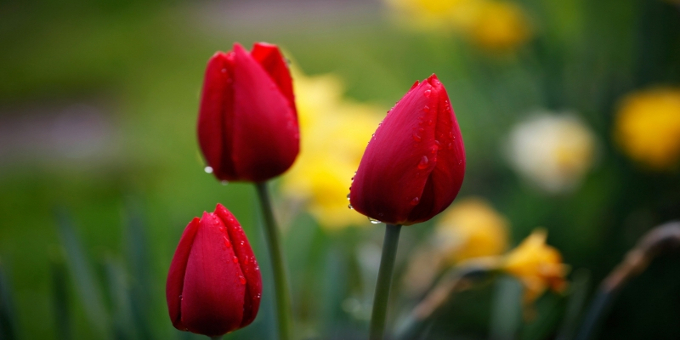
%> input picture images/flower1.jpg, 680 x 340 px
$ octave edge_demo_1.m   (GNU Octave 9; MATLAB toolbox functions it lacks are replaced by stand-ins)
%> lines starting %> are read from the running program, lines starting %| are printed output that depends on the picture
% Edge Demo

pkg load image;

% Read image
img = imread('../images/flower1.jpg');
%> img is the input picture: size 340x680x3 uint8; mean R, G, B 90.5, 81.4, 38.9
%figure, imshow(img), title('Original Image');

% Convert to grayscale
img_gray = rgb2gray(img);
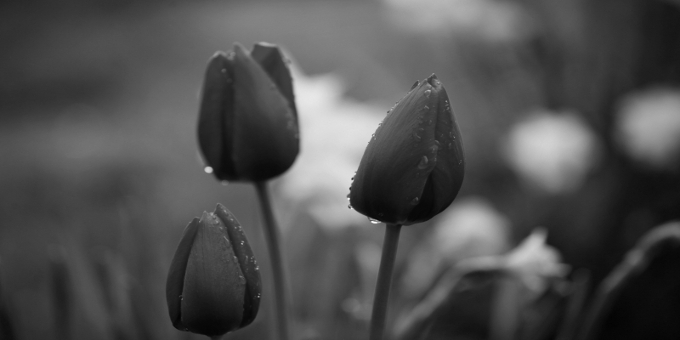
%> img_gray: size 340x680 uint8; min 2, max 254, mean 79.3
%figure, imshow(img_gray), title('Image in grayscale')

% Create a gaussian filter
h = fspecial('gaussian',[11,11], 4);

% Show filter
%figure, surf(h);

% Apply filter
img_fltr = imfilter(img_gray, h);
%figure, imshow(img_fltr), title('Image Filtered')

% Method 1:

% Shift Image Right one pixel
img_r = img_fltr;
img_r(:,[2:(end)]) = img_r(:, [1:(end-1)]);

% Shift Image Left one pixel
img_l =img_fltr;
img_l(:,[1:(end-1)]) = img_l(:, [2:end]);

% Difference between right and left shifted images
img_diff = double(img_r)-double(img_l);
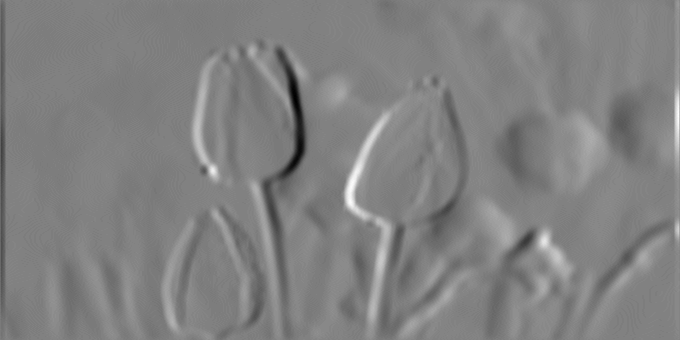
%> img_diff: size 340x680 double; min -37, max 36, mean 0; drawn with min black and max white
%figure, imshow(img_diff), title('Image difference')

$ run again, with images/flower2.jpg copied over images/flower1.jpg
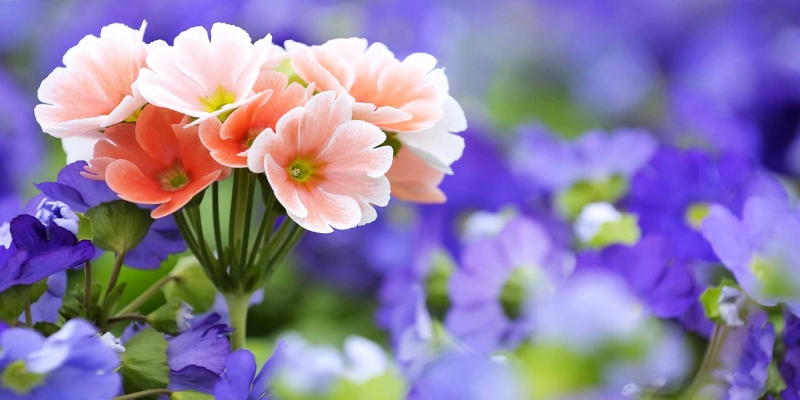
%> input picture images/flower2.jpg, 800 x 400 px
%> img is the input picture: size 400x800x3 uint8; mean R, G, B 141.2, 127.7, 167.1
%> `img_fltr = imfilter(img_gray, h);`:
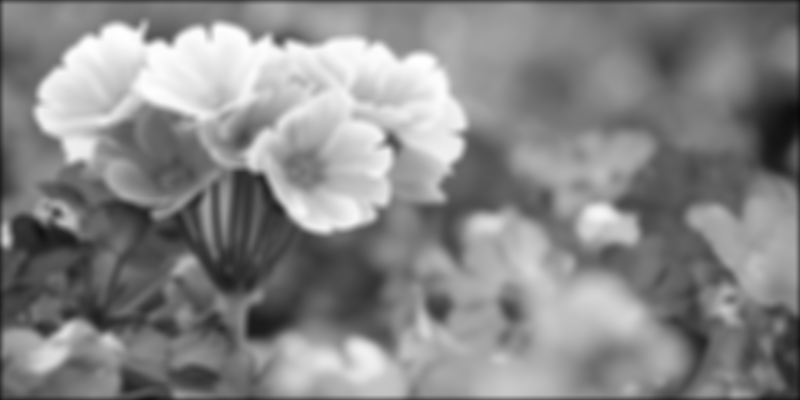
%> img_fltr: size 400x800 uint8; min 9, max 254, mean 135.1
%> `img_diff = double(img_r)-double(img_l);`:
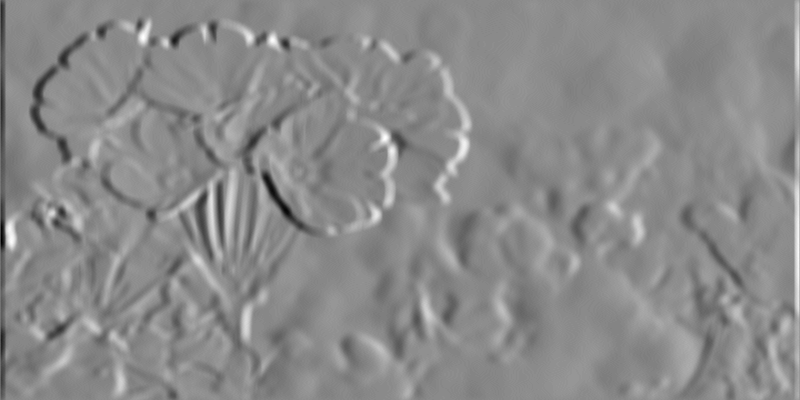
%> img_diff: size 400x800 double; min -46, max 39, mean 0; drawn with min black and max white

$ run again, with images/2.jpg copied over images/flower1.jpg
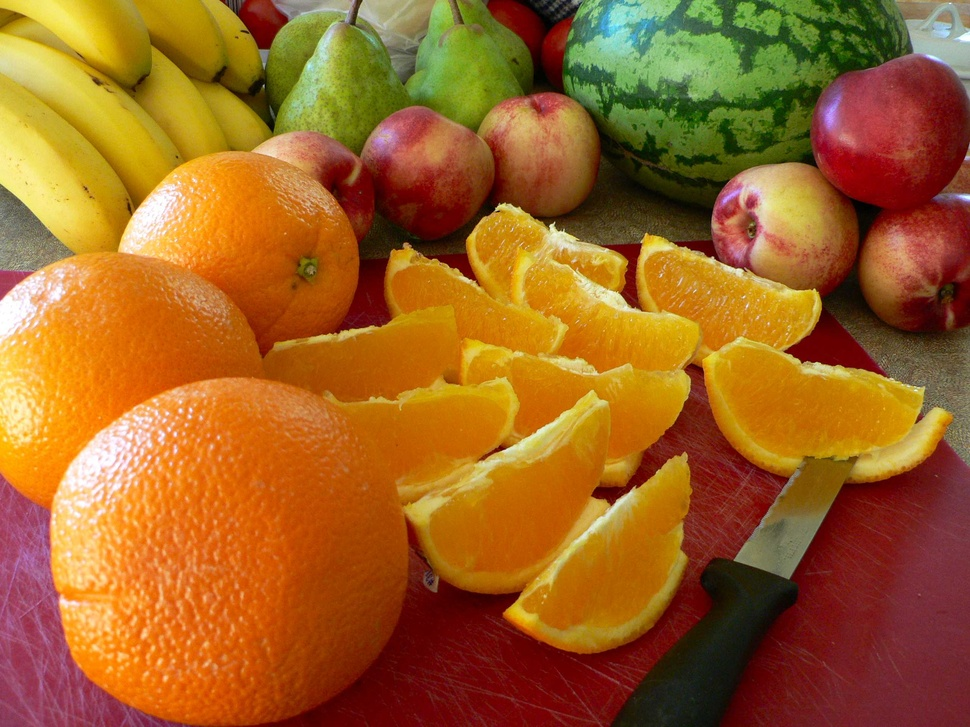
%> input picture images/2.jpg, 970 x 727 px, shrunk from 2560 x 1920 before the run
%> img is the input picture: size 727x970x3 uint8; mean R, G, B 158.5, 98.7, 35.6
%> `img_fltr = imfilter(img_gray, h);`:
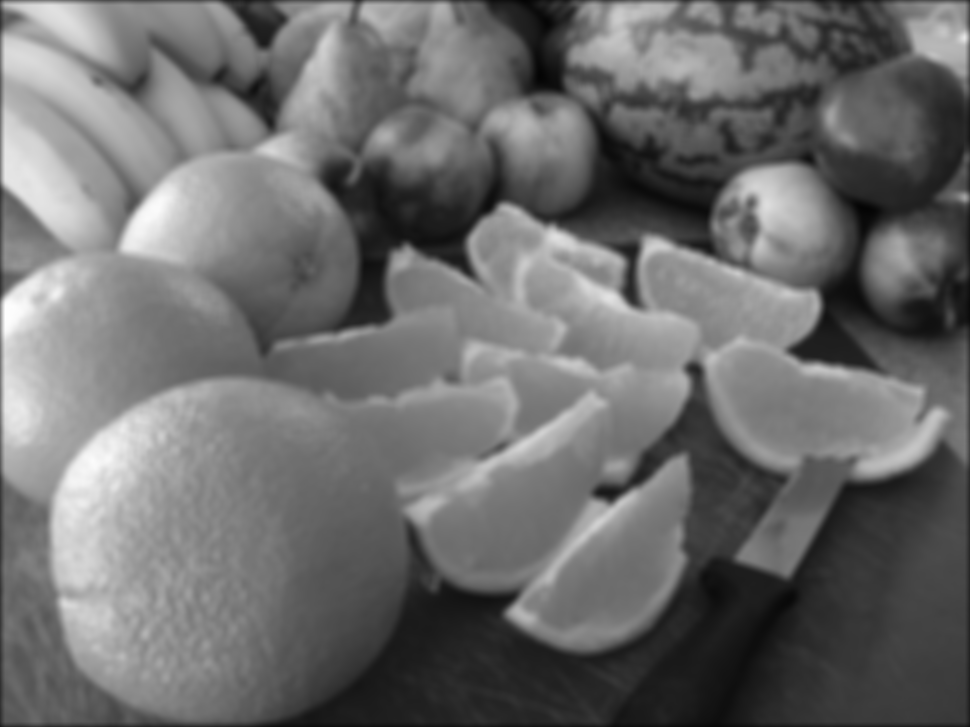
%> img_fltr: size 727x970 uint8; min 4, max 254, mean 108.8
%> `img_diff = double(img_r)-double(img_l);`:
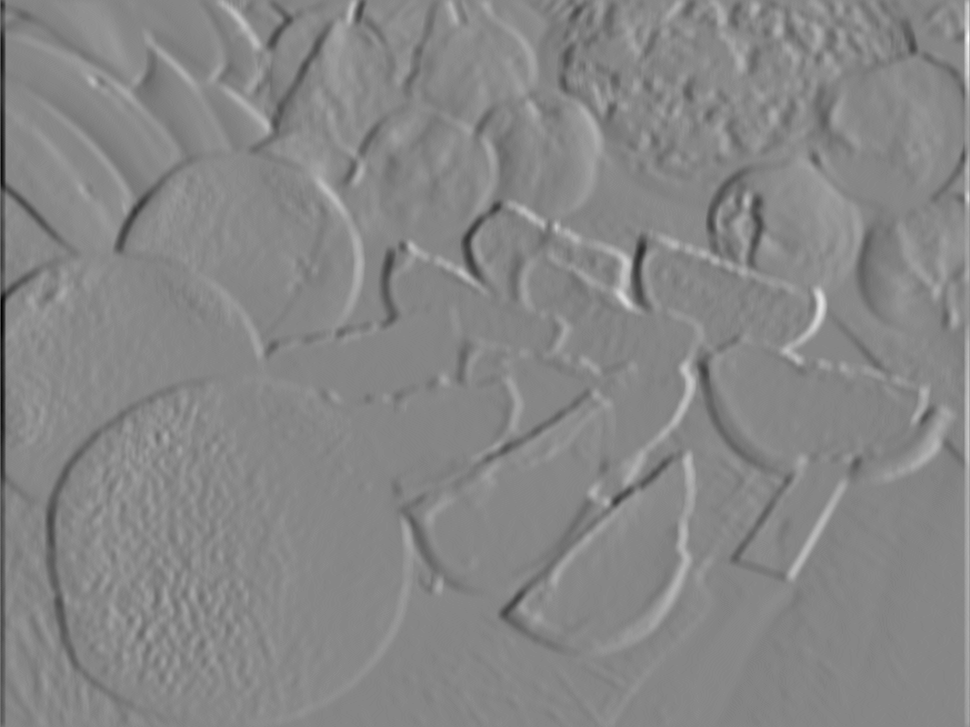
%> img_diff: size 727x970 double; min -57, max 51, mean 0.1; drawn with min black and max white
